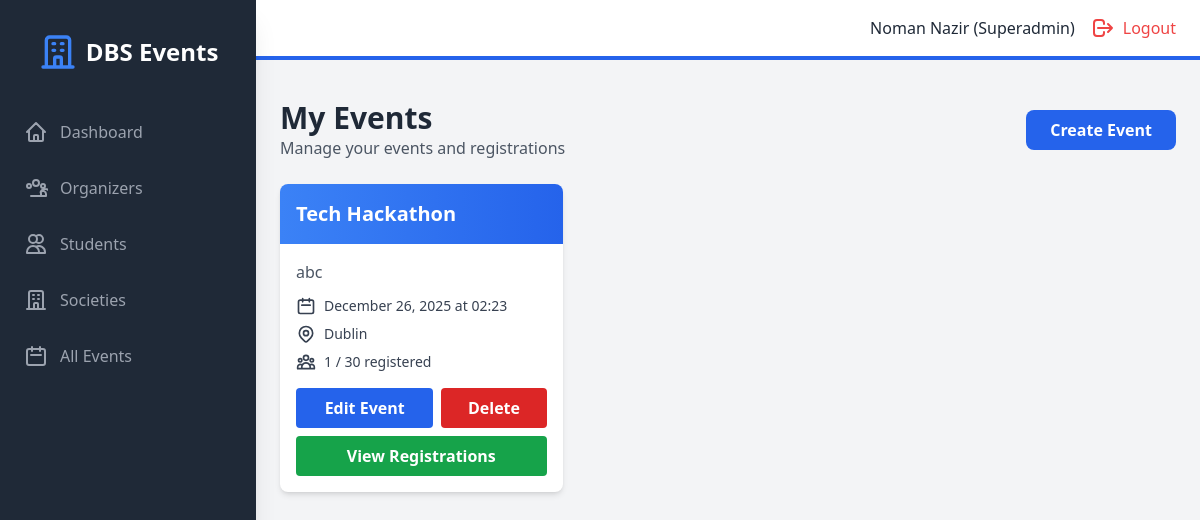
Screenshot of /organizer/events (signed in) with the database file from the repository.
### models.py (models this page shows, shortened)
class User(UserMixin, db.Model):
    id = db.Column(db.Integer, primary_key=True)
    student_number = db.Column(db.String(50), unique=True, nullable=True)
    email = db.Column(db.String(120), unique=True, nullable=False)
    password_hash = db.Column(db.String(200), nullable=False)
    name = db.Column(db.String(100), nullable=False)
    role = db.Column(db.String(20), nullable=False)  # superadmin, organizer, student
    created_at = db.Column(db.DateTime, default=datetime.utcnow)
    societies = db.relationship('Society', backref='head', lazy=True)
    events_created = db.relationship('Event', backref='creator', lazy=True)
    registrations = db.relationship('Registration', backref='student', lazy=True)

class Event(db.Model):
    id = db.Column(db.Integer, primary_key=True)
    title = db.Column(db.String(200), nullable=False)
    description = db.Column(db.Text, nullable=True)
    event_date = db.Column(db.DateTime, nullable=False)
    location = db.Column(db.String(200), nullable=False)
    capacity = db.Column(db.Integer, nullable=False)
    is_paid = db.Column(db.Boolean, default=False)
    cost = db.Column(db.Float, default=0.0)
    society_id = db.Column(db.Integer, db.ForeignKey('society.id'), nullable=True)
    created_by = db.Column(db.Integer, db.ForeignKey('user.id'), nullable=False)
    created_at = db.Column(db.DateTime, default=datetime.utcnow)
    registrations = db.relationship('Registration', backref='event', lazy=True, cascade='all, delete-orphan')
    def get_registered_count(self):
        return len(self.registrations)

### backend/routes/organizer.py (the view)
@organizer_bp.route("/organizer/events", endpoint="organizer_events")
@organizer_required
def organizer_events():
    my_events = Event.query.filter_by(created_by=current_user.id).order_by(
        Event.event_date.desc()
    ).all()
    return render_template("organizer/events.html", events=my_events)

### backend/main.py (called while the page is built)
@login_manager.user_loader
def load_user(user_id):
    return User.query.get(int(user_id))

### frontend/templates/organizer/events.html (shortened to what this page needs)
{% extends "base.html" %}
{% block auth_content %}
<div class="mb-6 flex justify-between items-center">
    <div>
        <h1 class="text-3xl font-bold text-gray-800">My Events</h1>
        <p class="text-gray-600">Manage your events and registrations</p>
    </div>
    <a href="{{ url_for('organizer.organizer_add_event') }}" class="bg-blue-600 text-white px-6 py-2 rounded-lg hover:bg-blue-700 font-semibold">
        Create Event
    </a>
</div>
{% if events %}
<div class="grid grid-cols-1 md:grid-cols-2 lg:grid-cols-3 gap-6">
    {% for event in events %}
    <div class="bg-white rounded-lg shadow-md overflow-hidden hover:shadow-lg transition">
        <div class="bg-gradient-to-r from-blue-500 to-blue-600 p-4">
            <h3 class="text-xl font-bold text-white">{{ event.title }}</h3>
        </div>
        <div class="p-4">
            <p class="text-gray-600 mb-3">{{ event.description[:100] }}{% if event.description|length > 100 %}...{% endif %}</p>
            <div class="space-y-2 text-sm mb-4">
                <div class="flex items-center text-gray-700">
                    <svg class="w-5 h-5 mr-2" fill="none" stroke="currentColor" viewBox="0 0 24 24">
                        <path stroke-linecap="round" stroke-linejoin="round" stroke-width="2" d="M8 7V3m8 4V3m-9 8h10M5 21h14a2 2 0 002-2V7a2 2 0 00-2-2H5a2 2 0 00-2 2v12a2 2 0 002 2z"></path>
                    </svg>
                    {{ event.event_date.strftime('%B %d, %Y at %H:%M') }}
                </div>
                <div class="flex items-center text-gray-700">
                    {{ event.location }}
                </div>
                <div class="flex items-center text-gray-700">
                    {{ event.get_registered_count() }} / {{ event.capacity }} registered
                </div>
            </div>
            <div class="mt-4 flex space-x-2">
                <a href="{{ url_for('organizer.organizer_edit_event', event_id=event.id) }}"
                   class="flex-1 bg-blue-600 text-white px-4 py-2 rounded hover:bg-blue-700 font-semibold text-center">
                    Edit Event
                </a>
                <form method="POST" action="{{ url_for('organizer.organizer_delete_event', event_id=event.id) }}"
                      onsubmit="return confirm('Are you sure you want to delete {{ event.title }}?')"
                      class="flex-1">
                    <button type="submit" class="w-full bg-red-600 text-white px-4 py-2 rounded hover:bg-red-700 font-semibold">
                        Delete
                    </button>
                </form>
            </div>
            <div class="mt-2">
                <a href="{{ url_for('registrations.view_registrations', event_id=event.id) }}"
                   class="block w-full bg-green-600 text-white px-4 py-2 rounded hover:bg-green-700 font-semibold text-center">
                    View Registrations
                </a>
            </div>
        </div>
    </div>
    {% endfor %}
</div>
{% endif %}
{% endblock %}

### frontend/templates/base.html (shortened to what this page needs)
<!DOCTYPE html>
<html lang="en">
<head>
    <script src="https://cdn.tailwindcss.com"></script>
    <link rel="stylesheet" href="{{ url_for('static', filename='css/style.css') }}">
</head>
<body class="bg-gray-100">
    {% if current_user.is_authenticated %}
    <div class="flex h-screen bg-gray-100">
        <div id="sidebar" class="sidebar fixed inset-y-0 left-0 z-30 w-64 bg-gray-800 overflow-y-auto transition duration-300 ease-out md:translate-x-0 md:static md:shadow-xl sidebar-closed">
            <div class="flex items-center justify-center mt-8">
                <div class="flex items-center">
                    <svg class="h-10 w-10 text-blue-500" fill="none" stroke="currentColor" viewBox="0 0 24 24">
                        <path stroke-linecap="round" stroke-linejoin="round" stroke-width="2" d="M19 21V5a2 2 0 00-2-2H7a2 2 0 00-2 2v16m14 0h2m-2 0h-5m-9 0H3m2 0h5M9 7h1m-1 4h1m4-4h1m-1 4h1m-5 10v-5a1 1 0 011-1h2a1 1 0 011 1v5m-4 0h4"></path>
                    </svg>
                    <span class="text-white text-2xl font-semibold ml-2">DBS Events</span>
                </div>
            </div>
            <nav class="mt-10">
                {% if current_user.role == 'superadmin' %}
                    <a class="flex items-center mt-4 py-2 px-6 text-gray-400 hover:bg-gray-700 hover:text-white" href="{{ url_for('admin.admin_dashboard') }}">
                        <svg class="h-6 w-6" fill="none" stroke="currentColor" viewBox="0 0 24 24"><path stroke-linecap="round" stroke-linejoin="round" stroke-width="2" d="M3 12l2-2m0 0l7-7 7 7M5 10v10a1 1 0 001 1h3m10-11l2 2m-2-2v10a1 1 0 01-1 1h-3m-6 0a1 1 0 001-1v-4a1 1 0 011-1h2a1 1 0 011 1v4a1 1 0 001 1m-6 0h6"></path></svg>
                        <span class="mx-3">Dashboard</span>
                    </a>
                    <a class="flex items-center mt-4 py-2 px-6 text-gray-400 hover:bg-gray-700 hover:text-white" href="{{ url_for('admin.admin_organizers') }}">
                        <span class="mx-3">Organizers</span>
                    </a>
                    <a class="flex items-center mt-4 py-2 px-6 text-gray-400 hover:bg-gray-700 hover:text-white" href="{{ url_for('admin.admin_students') }}">
                        <svg class="h-6 w-6" fill="none" stroke="currentColor" viewBox="0 0 24 24"><path stroke-linecap="round" stroke-linejoin="round" stroke-width="2" d="M12 4.354a4 4 0 110 5.292M15 21H3v-1a6 6 0 0112 0v1zm0 0h6v-1a6 6 0 00-9-5.197M13 7a4 4 0 11-8 0 4 4 0 018 0z"></path></svg>
                        <span class="mx-3">Students</span>
                    </a>
                    <a class="flex items-center mt-4 py-2 px-6 text-gray-400 hover:bg-gray-700 hover:text-white" href="{{ url_for('admin.admin_societies') }}">
                        <svg class="h-6 w-6" fill="none" stroke="currentColor" viewBox="0 0 24 24"><path stroke-linecap="round" stroke-linejoin="round" stroke-width="2" d="M19 21V5a2 2 0 00-2-2H7a2 2 0 00-2 2v16m14 0h2m-2 0h-5m-9 0H3m2 0h5M9 7h1m-1 4h1m4-4h1m-1 4h1m-5 10v-5a1 1 0 011-1h2a1 1 0 011 1v5m-4 0h4"></path></svg>
                        <span class="mx-3">Societies</span>
                    </a>
                    <a class="flex items-center mt-4 py-2 px-6 text-gray-400 hover:bg-gray-700 hover:text-white" href="{{ url_for('admin.admin_events') }}">
                        <svg class="h-6 w-6" fill="none" stroke="currentColor" viewBox="0 0 24 24"><path stroke-linecap="round" stroke-linejoin="round" stroke-width="2" d="M8 7V3m8 4V3m-9 8h10M5 21h14a2 2 0 002-2V7a2 2 0 00-2-2H5a2 2 0 00-2 2v12a2 2 0 002 2z"></path></svg>
                        <span class="mx-3">All Events</span>
                    </a>
                {% endif %}
            </nav>
        </div>
        <div class="flex-1 flex flex-col overflow-hidden">
            <header class="flex justify-between items-center py-4 px-6 bg-white border-b-4 border-blue-600">
                <div class="flex items-center">
                    <span class="text-gray-800 mr-4">{{ current_user.name }} ({{ current_user.role | capitalize }})</span>
                    <a href="{{ url_for('public.logout') }}" class="flex items-center text-red-500 hover:text-red-700">
                        <svg class="h-6 w-6" fill="none" stroke="currentColor" viewBox="0 0 24 24"><path stroke-linecap="round" stroke-linejoin="round" stroke-width="2" d="M17 16l4-4m0 0l-4-4m4 4H7m6 4v1a3 3 0 01-3 3H6a3 3 0 01-3-3v-10a3 3 0 013-3h4a3 3 0 013 3v1"></path></svg>
                        <span class="ml-2 hidden sm:inline">Logout</span>
                    </a>
                </div>
            </header>
            <div class="px-6 pt-4">
            </div>
            <main class="flex-1 overflow-x-hidden overflow-y-auto bg-gray-100 p-6">
                {% block auth_content %}{% endblock %}
            </main>
        </div>
    </div>
    {% endif %}
</body>
</html>

### frontend/static/css/style.css (style rules this page uses)
body { font-family: 'Segoe UI', Tahoma, Geneva, Verdana, sans-serif; }
a, button { transition: all 0.3s ease; }

### frontend/templates/base.html (style rules this page uses)
.sidebar { transition: transform 0.3s ease-in-out; }
.sidebar-closed { transform: translateX(-100%); }
@media (min-width: 768px) { .sidebar-closed { transform: translateX(0); } }

### rows the page displays
User: name "Noman Nazir", role "Superadmin"
Event: title "Tech Hackathon", description "abc", event_date "December 26, 2025 at 02:23", location "Dublin", get_registered_count "1", capacity "30"
